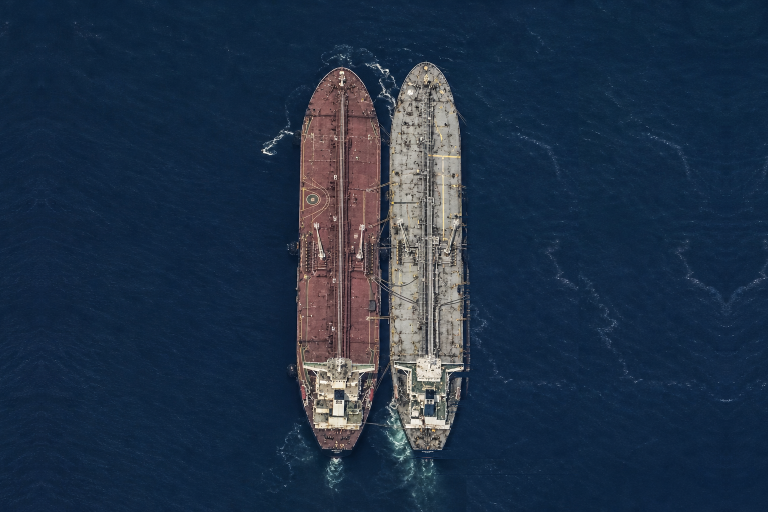
#> input picture src/assets/sts_raft_2.png, 1536 x 1024 px, found by its file name (shown at 1/2 size)
$ python reg3.py
#> lines starting #> are read from the running program, lines starting #| are printed output that depends on the picture; after the words box and inside, x2 and y2 are one past the last pixel; in counts of white or black regions, pixels touching at a corner belong together
import numpy as np
from PIL import Image, ImageDraw
from svgpathtools import parse_path

def lm(path, xlo, xhi, wthr, ytrim=0):
#> called with path = 'src/assets/sts_raft_2.png', xlo = 500, xhi = 980, wthr = 55, ytrim = 0
    a = np.asarray(Image.open(path).convert('RGB')).astype(np.int32)
    H, W, _ = a.shape
#> H = 1024; W = 1536
    water = a[:, :12, :].reshape(-1, 3).mean(axis=0)
#> water = [16.5, 37.52, 62.73]
    d = np.sqrt(((a - water) ** 2).sum(axis=2))
    m = d > wthr
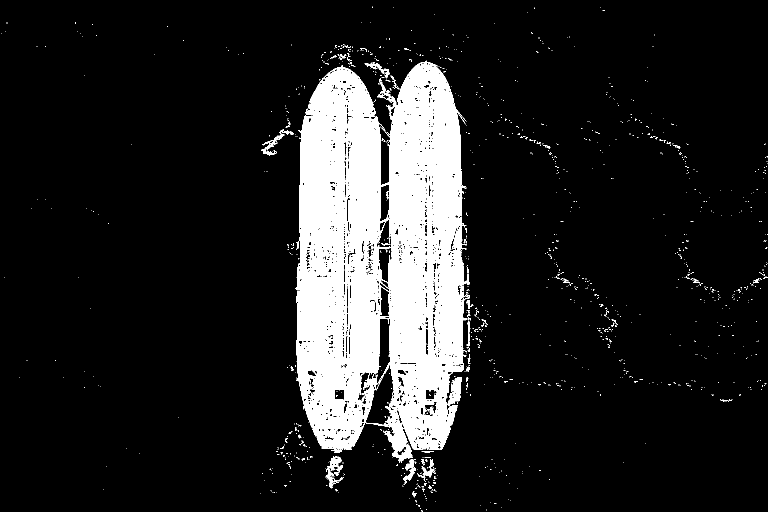
#> m: shape (1024, 1536) bool (shown at 1/2 size); 12.9% white; 1252 white regions (1207 under 20 px), largest, box (x1, y1, x2, y2) and area: (591, 121, 940, 926) 194428, (896, 755, 924, 812) 848, (651, 913, 688, 977) 836
    m[:, :xlo] = False; m[:, xhi:] = False
#> after `m[:, xhi:] = False`:
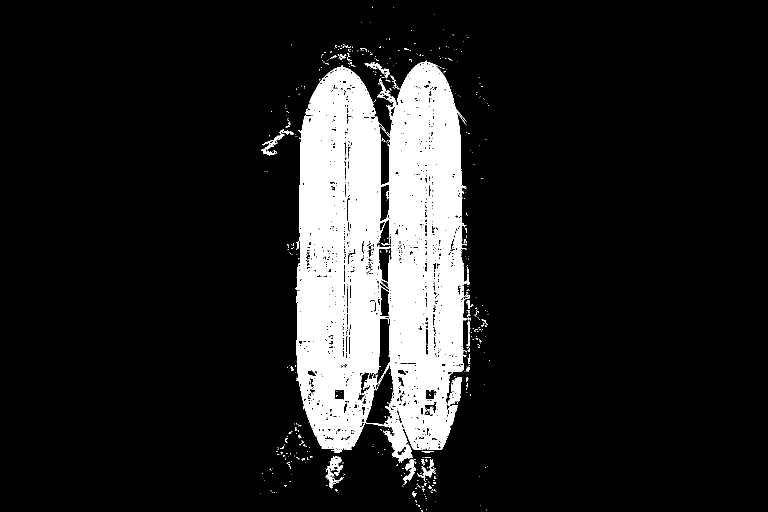
#> m: shape (1024, 1536) bool (shown at 1/2 size); 12.8% white; 571 white regions (534 under 20 px), largest, box (x1, y1, x2, y2) and area: (591, 121, 940, 926) 194428, (896, 755, 924, 812) 848, (651, 913, 688, 977) 836
    if ytrim:
        m[:ytrim] = False; m[H-ytrim:] = False
    row = m.sum(axis=1); col = m.sum(axis=0)
#> after `row = m.sum(axis=1)`: row = 1024 values, max 326 at index 636, min 0 at index 0, mean 196.3
#> after `col = m.sum(axis=0)`: col = 1536 values, max 777 at index 823, min 0 at index 0, mean 130.9
    rows = np.where(row > 0.12*(xhi-xlo))[0]
#> rows = 772 values from 129 to 914
    top, bot = rows.min(), rows.max()
#> top = 129; bot = 914
    band = m[top:bot+1]
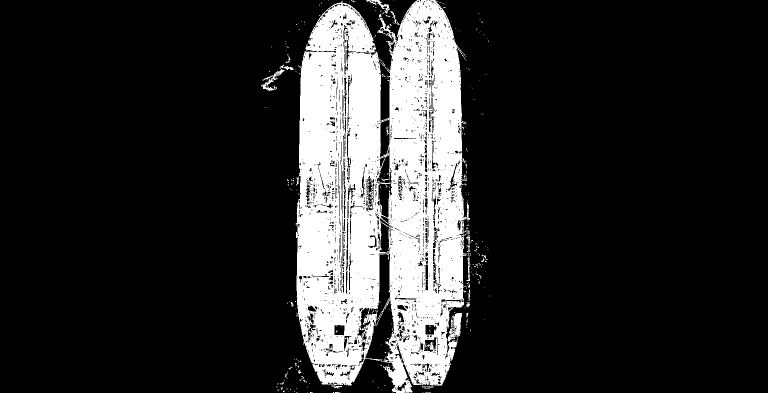
#> band: shape (786, 1536) bool (shown at 1/2 size); 16.4% white; 364 white regions (339 under 20 px), largest, box (x1, y1, x2, y2) and area: (591, 0, 940, 786) 194243, (896, 626, 924, 683) 848, (522, 129, 587, 182) 602
    colb = band.sum(axis=0)
#> colb = 1536 values, max 746 at index 844, min 0 at index 0, mean 129
    shippy = np.where(colb > 0.08*(bot-top))[0]
#> shippy = 341 values from 593 to 939
    l, r = shippy.min(), shippy.max()
#> l = 593; r = 939
    return dict(top=top, bot=bot, l=l, r=r, W=W, H=H)

A = lm('src/assets/sts_raft_2.png', 500, 980, 55)
#> A = {'top': 129, 'bot': 914, 'l': 593, 'r': 939, 'W': 1536, 'H': 1024}
S = lm('.sts_mask/shot3.png', 20, 395, 55, ytrim=6)
#> call 2 of lm, with path = '.sts_mask/shot3.png', xlo = 20, xhi = 395, wthr = 55, ytrim = 6
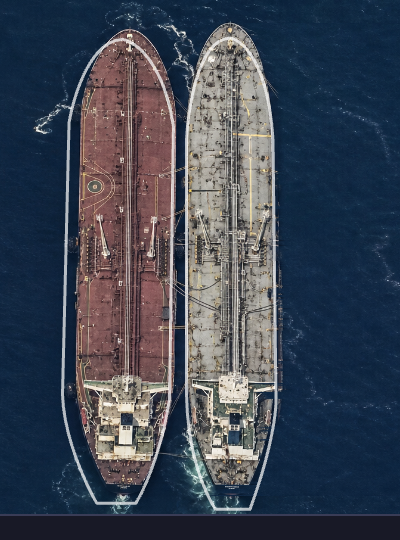
#> input picture .sts_mask/shot3.png, 400 x 540 px, found by its file name
#> in lm (call 2), `water = a[:, :12, :].reshape(-1, 3).mean(axis=0)`: water = [16.41, 37.33, 62.06]
#> in lm (call 2), `d = np.sqrt(((a - water) ** 2).sum(axis=2))`:
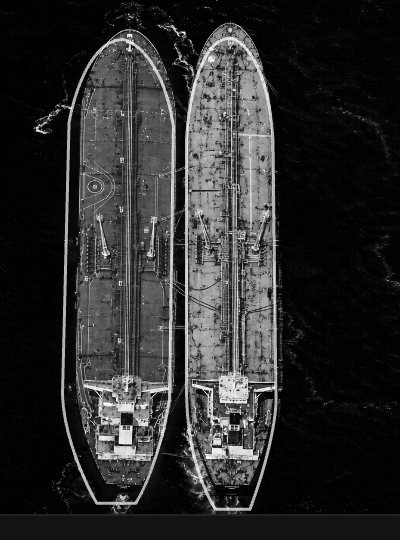
#> d: shape (540, 400) float64; min 0.524, max 369.8, mean 65.2; drawn with min black and max white
#> in lm (call 2), `m = d > wthr`:
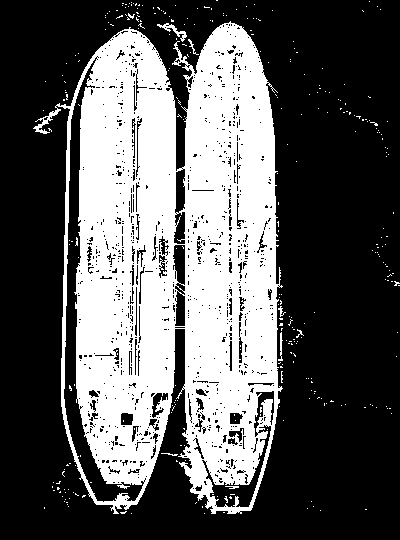
#> m: shape (540, 400) bool; 35.6% white; 315 white regions (307 under 20 px), largest, box (x1, y1, x2, y2) and area: (33, 21, 283, 514) 75790, (157, 23, 187, 42) 143, (278, 332, 283, 361) 59
#> in lm (call 2), `row = m.sum(axis=1)`: row = 540 values, max 201 at index 328, min 0 at index 0, mean 142.3
#> in lm (call 2), `col = m.sum(axis=0)`: col = 400 values, max 466 at index 214, min 0 at index 0, mean 192.1
#> in lm (call 2), `rows = np.where(row > 0.12*(xhi-xlo))[0]`: rows = 466 values from 29 to 509
#> in lm (call 2), `top, bot = rows.min(), rows.max()`: top = 29; bot = 509
#> in lm (call 2), `band = m[top:bot+1]`:
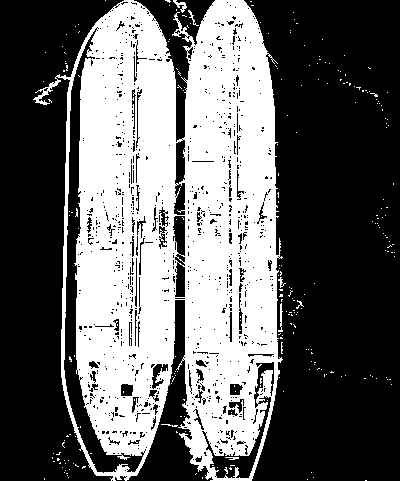
#> band: shape (481, 400) bool; 39.7% white; 246 white regions (238 under 20 px), largest, box (x1, y1, x2, y2) and area: (33, 0, 283, 481) 75574, (173, 0, 187, 13) 71, (278, 303, 283, 332) 59
#> in lm (call 2), `colb = band.sum(axis=0)`: colb = 400 values, max 462 at index 214, min 0 at index 0, mean 191
#> in lm (call 2), `shippy = np.where(colb > 0.08*(bot-top))[0]`: shippy = 214 values from 61 to 281
#> in lm (call 2), `l, r = shippy.min(), shippy.max()`: l = 61; r = 281
#> S = {'top': 29, 'bot': 509, 'l': 61, 'r': 281, 'W': 400, 'H': 540}
print('ASSET', A)
#| ASSET {'top': 129, 'bot': 914, 'l': 593, 'r': 939, 'W': 1536, 'H': 1024}
print('SHOT3', S)
#| SHOT3 {'top': 29, 'bot': 509, 'l': 61, 'r': 281, 'W': 400, 'H': 540}
sx = (S['r']-S['l'])/(A['r']-A['l'])
#> sx = 0.636
sy = (S['bot']-S['top'])/(A['bot']-A['top'])
#> sy = 0.611
ox = S['l']-A['l']*sx; oy = S['top']-A['top']*sy
#> after `ox = S['l'] - A['l'] * sx`: ox = -316.1
#> after `oy = S['top'] - A['top'] * sy`: oy = -49.88
print(f'sx {sx:.4f} sy {sy:.4f} ox {ox:.1f} oy {oy:.1f} ratio {sx/sy:.4f}')
#| sx 0.6358 sy 0.6115 ox -316.1 oy -49.9 ratio 1.0399

# Draw OLD (1.22/1.09) and NEW (1.09/1.01) predicted outlines onto shot3
LEFT='M55.5007 779.003H115.501C146.301 722.203 162.667 640.003 167.001 606.003L173.001 156.003C158.601 50.4032 115.001 16.0032 95.0007 12.0032C46.2007 13.6032 20.0007 104.67 13.0007 150.003L3.00073 599.003C4.60073 668.603 38.6674 748.003 55.5007 779.003Z'
RIGHT='M239.001 779.003H296.001C330.401 686.203 339.001 622.336 339.001 602.003L334.001 170.003C326.001 42.8032 283.334 5.66984 263.001 3.00317C211.801 3.80317 193.667 114.67 191.001 170.003V592.003C192.601 689.603 223.667 757.336 239.001 779.003Z'
OLD=[(LEFT,(549.3,123.4,1.2239,1.0482)),(RIGHT,(565.2,128.8,1.0878,1.0516))]
NEW=[(LEFT,(567.7,139.8,1.0944,1.0143)),(RIGHT,(585.4,146.9,1.0135,1.0181))]

def draw(hulls, color, out):
#> called with color = (255, 60, 60), out = '.sts_mask/shot3_old.png'
    im = Image.open('.sts_mask/shot3.png').convert('RGB')
    dr = ImageDraw.Draw(im)
    for pth,(o1,o2,s1,s2) in hulls:
        p=parse_path(pth); pts=[]
        for i in range(801):
            z=p.point(i/800)
            ax=o1+s1*z.real; ay=o2+s2*z.imag
            pts.append((ax*sx+ox, ay*sy+oy))
        dr.line(pts, fill=color, width=2)
#> (the call stopped at in draw, `p=parse_path(pth); pts=[]`: svgpathtools is not available in this run)
    im.save(out); print('saved', out)

draw(OLD,(255,60,60),'.sts_mask/shot3_old.png')
draw(NEW,(60,255,120),'.sts_mask/shot3_new.png')
#> (the call stopped at in draw, `p=parse_path(pth); pts=[]`: svgpathtools is not available in this run)
